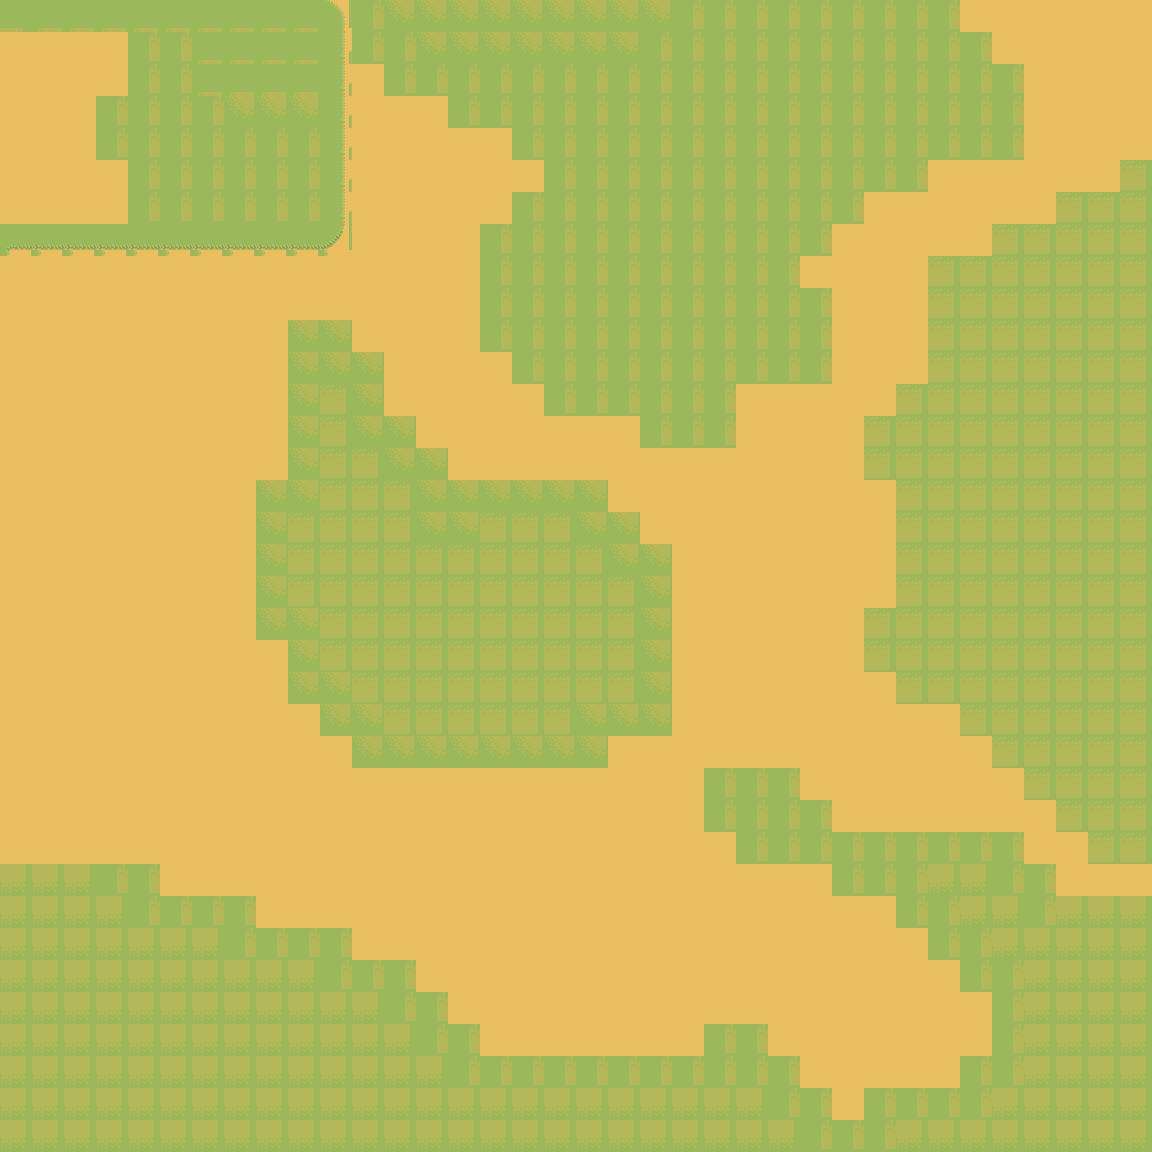

Below is a game level as drawn by its tile map, then a one-line description and the .tmx file that defines it, in full:
An orthogonal 36x36 tile map with 32x32 px tiles, 1 tile layer (Tile Layer 1).

<map version="1.10" tiledversion="1.10.2" orientation="orthogonal" renderorder="right-down" width="36" height="36" tilewidth="32" tileheight="32" infinite="0" nextlayerid="2" nextobjectid="1">
 <tileset firstgid="1" name="FOREST 32x32" tilewidth="32" tileheight="32" spacing="1" margin="1" tilecount="120" columns="20">
  <image source="FOREST 32x32.png" width="672" height="224" />
 </tileset>
 <layer id="1" name="Tile Layer 1" width="36" height="36">
  <data encoding="csv">
61,62,62,62,62,62,62,62,62,62,63,51,82,82,82,82,82,82,82,82,82,51,51,51,51,51,51,51,51,51,85,85,85,85,85,85,
85,85,85,85,51,51,62,62,62,62,83,51,51,82,82,82,82,82,82,82,51,51,51,51,51,51,51,51,51,51,51,85,85,85,85,85,
85,85,85,85,51,51,62,62,62,62,83,85,51,51,51,51,51,51,51,51,51,51,51,51,51,51,51,51,51,51,51,51,85,85,85,85,
85,85,85,51,51,51,51,82,82,82,83,85,85,85,51,51,51,51,51,51,51,51,51,51,51,51,51,51,51,51,51,51,85,85,85,85,
85,85,85,51,51,51,51,51,51,51,83,85,85,85,85,85,51,51,51,51,51,51,51,51,51,51,51,51,51,51,51,51,85,85,85,85,
85,85,85,85,51,51,51,51,51,51,83,85,85,85,85,85,85,51,51,51,51,51,51,51,51,51,51,51,51,85,85,85,85,85,85,26,
85,85,85,85,51,51,51,51,51,51,83,85,85,85,85,85,51,51,51,51,51,51,51,51,51,51,51,85,85,85,85,85,85,26,26,26,
101,102,102,102,102,102,102,102,102,102,103,85,85,85,85,51,51,51,51,51,51,51,51,51,51,51,85,85,85,85,85,26,26,26,26,26,
85,85,85,85,85,85,85,85,85,85,85,85,85,85,85,51,51,51,51,51,51,51,51,51,51,85,85,85,85,26,26,26,26,26,26,26,
85,85,85,85,85,85,85,85,85,85,85,85,85,85,85,51,51,51,51,51,51,51,51,51,51,51,85,85,85,26,26,26,26,26,26,26,
85,85,85,85,85,85,85,85,85,82,82,85,85,85,85,51,51,51,51,51,51,51,51,51,51,51,85,85,85,26,26,26,26,26,26,26,
85,85,85,85,85,85,85,85,85,82,82,82,85,85,85,85,51,51,51,51,51,51,51,51,51,51,85,85,85,26,26,26,26,26,26,26,
85,85,85,85,85,85,85,85,85,82,26,82,85,85,85,85,85,51,51,51,51,51,51,85,85,85,85,85,26,26,26,26,26,26,26,26,
85,85,85,85,85,85,85,85,85,82,26,82,82,85,85,85,85,85,85,85,51,51,51,85,85,85,85,26,26,26,26,26,26,26,26,26,
85,85,85,85,85,85,85,85,85,82,26,26,82,82,85,85,85,85,85,85,85,85,85,85,85,85,85,26,26,26,26,26,26,26,26,26,
85,85,85,85,85,85,85,85,82,82,26,26,26,82,82,82,82,82,82,85,85,85,85,85,85,85,85,85,26,26,26,26,26,26,26,26,
85,85,85,85,85,85,85,85,82,26,26,26,26,82,82,26,26,26,82,82,85,85,85,85,85,85,85,85,26,26,26,26,26,26,26,26,
85,85,85,85,85,85,85,85,82,26,26,26,26,26,26,26,26,26,26,82,82,85,85,85,85,85,85,85,26,26,26,26,26,26,26,26,
85,85,85,85,85,85,85,85,82,26,26,26,26,26,26,26,26,26,26,26,82,85,85,85,85,85,85,85,26,26,26,26,26,26,26,26,
85,85,85,85,85,85,85,85,82,82,26,26,26,26,26,26,26,26,26,26,82,85,85,85,85,85,85,26,26,26,26,26,26,26,26,26,
85,85,85,85,85,85,85,85,85,82,26,26,26,26,26,26,26,26,26,26,82,85,85,85,85,85,85,26,26,26,26,26,26,26,26,26,
85,85,85,85,85,85,85,85,85,82,82,26,26,26,26,26,26,26,26,26,82,85,85,85,85,85,85,85,26,26,26,26,26,26,26,26,
85,85,85,85,85,85,85,85,85,85,82,82,26,26,26,26,26,26,82,82,82,85,85,85,85,85,85,85,85,85,26,26,26,26,26,26,
85,85,85,85,85,85,85,85,85,85,85,82,82,82,82,82,82,82,82,85,85,85,85,85,85,85,85,85,85,85,85,26,26,26,26,26,
85,85,85,85,85,85,85,85,85,85,85,85,85,85,85,85,85,85,85,85,85,85,51,51,51,85,85,85,85,85,85,85,26,26,26,26,
85,85,85,85,85,85,85,85,85,85,85,85,85,85,85,85,85,85,85,85,85,85,51,51,51,51,85,85,85,85,85,85,85,26,26,26,
85,85,85,85,85,85,85,85,85,85,85,85,85,85,85,85,85,85,85,85,85,85,85,51,51,51,51,51,51,51,51,51,85,85,26,26,
6,6,6,51,51,85,85,85,85,85,85,85,85,85,85,85,85,85,85,85,85,85,85,85,85,85,51,51,51,6,6,51,51,85,85,85,
6,6,6,6,51,51,51,51,85,85,85,85,85,85,85,85,85,85,85,85,85,85,85,85,85,85,85,85,51,51,6,6,51,6,6,6,
6,6,6,6,6,6,6,51,51,51,51,85,85,85,85,85,85,85,85,85,85,85,85,85,85,85,85,85,85,51,51,6,6,6,6,6,
6,6,6,6,6,6,6,6,6,6,51,51,51,85,85,85,85,85,85,85,85,85,85,85,85,85,85,85,85,85,51,51,6,6,6,6,
6,6,6,6,6,6,6,6,6,6,6,6,51,51,85,85,85,85,85,85,85,85,85,85,85,85,85,85,85,85,85,51,6,6,6,6,
6,6,6,6,6,6,6,6,6,6,6,6,6,51,51,85,85,85,85,85,85,85,51,51,85,85,85,85,85,85,85,51,6,6,6,6,
6,6,6,6,6,6,6,6,6,6,6,6,6,6,51,51,51,51,51,51,51,51,51,51,51,85,85,85,85,85,51,51,6,6,6,6,
6,6,6,6,6,6,6,6,6,6,6,6,6,6,6,6,6,6,6,6,6,6,6,6,51,51,85,51,51,51,51,6,6,6,6,6,
6,6,6,6,6,6,6,6,6,6,6,6,6,6,6,6,6,6,6,6,6,6,6,6,6,51,51,51,6,6,6,6,6,6,6,6
</data>
 </layer>
</map>
